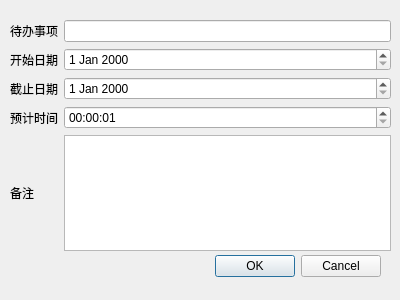
<?xml version="1.0" encoding="UTF-8"?>
<ui version="4.0">
 <class>Dialog</class>
 <widget class="QDialog" name="Dialog">
  <property name="geometry">
   <rect>
    <x>0</x>
    <y>0</y>
    <width>400</width>
    <height>300</height>
   </rect>
  </property>
  <property name="windowTitle">
   <string>Dialog</string>
  </property>
  <widget class="QDialogButtonBox" name="buttonBox">
   <property name="geometry">
    <rect>
     <x>40</x>
     <y>250</y>
     <width>341</width>
     <height>32</height>
    </rect>
   </property>
   <property name="orientation">
    <enum>Qt::Horizontal</enum>
   </property>
   <property name="standardButtons">
    <set>QDialogButtonBox::Cancel|QDialogButtonBox::Ok</set>
   </property>
  </widget>
  <widget class="QWidget" name="gridLayoutWidget">
   <property name="geometry">
    <rect>
     <x>10</x>
     <y>20</y>
     <width>381</width>
     <height>231</height>
    </rect>
   </property>
   <layout class="QGridLayout" name="gridLayout">
    <item row="3" column="0">
     <widget class="QLabel" name="label">
      <property name="text">
       <string>预计时间</string>
      </property>
     </widget>
    </item>
    <item row="3" column="1">
     <widget class="QTimeEdit" name="timeEdit">
      <property name="minimumDateTime">
       <datetime>
        <hour>0</hour>
        <minute>0</minute>
        <second>1</second>
        <year>2000</year>
        <month>1</month>
        <day>1</day>
       </datetime>
      </property>
      <property name="minimumTime">
       <time>
        <hour>0</hour>
        <minute>0</minute>
        <second>1</second>
       </time>
      </property>
      <property name="displayFormat">
       <string>hh:mm:ss</string>
      </property>
     </widget>
    </item>
    <item row="4" column="1">
     <widget class="QPlainTextEdit" name="plainTextEdit"/>
    </item>
    <item row="2" column="0">
     <widget class="QLabel" name="duetime">
      <property name="text">
       <string>截止日期</string>
      </property>
     </widget>
    </item>
    <item row="4" column="0">
     <widget class="QLabel" name="discription">
      <property name="text">
       <string>备注</string>
      </property>
     </widget>
    </item>
    <item row="0" column="0">
     <widget class="QLabel" name="Content">
      <property name="text">
       <string>待办事项</string>
      </property>
     </widget>
    </item>
    <item row="2" column="1">
     <widget class="QDateEdit" name="dateEdit">
      <property name="currentSection">
       <enum>QDateTimeEdit::DaySection</enum>
      </property>
     </widget>
    </item>
    <item row="0" column="1">
     <widget class="QLineEdit" name="lineEdit"/>
    </item>
    <item row="1" column="0">
     <widget class="QLabel" name="label_2">
      <property name="text">
       <string>开始日期</string>
      </property>
     </widget>
    </item>
    <item row="1" column="1">
     <widget class="QDateEdit" name="dateEdit_2">
      <property name="currentSection">
       <enum>QDateTimeEdit::DaySection</enum>
      </property>
     </widget>
    </item>
   </layout>
  </widget>
 </widget>
 <resources/>
 <connections>
  <connection>
   <sender>buttonBox</sender>
   <signal>accepted()</signal>
   <receiver>Dialog</receiver>
   <slot>accept()</slot>
   <hints>
    <hint type="sourcelabel">
     <x>248</x>
     <y>254</y>
    </hint>
    <hint type="destinationlabel">
     <x>157</x>
     <y>274</y>
    </hint>
   </hints>
  </connection>
  <connection>
   <sender>buttonBox</sender>
   <signal>rejected()</signal>
   <receiver>Dialog</receiver>
   <slot>reject()</slot>
   <hints>
    <hint type="sourcelabel">
     <x>316</x>
     <y>260</y>
    </hint>
    <hint type="destinationlabel">
     <x>286</x>
     <y>274</y>
    </hint>
   </hints>
  </connection>
 </connections>
</ui>
